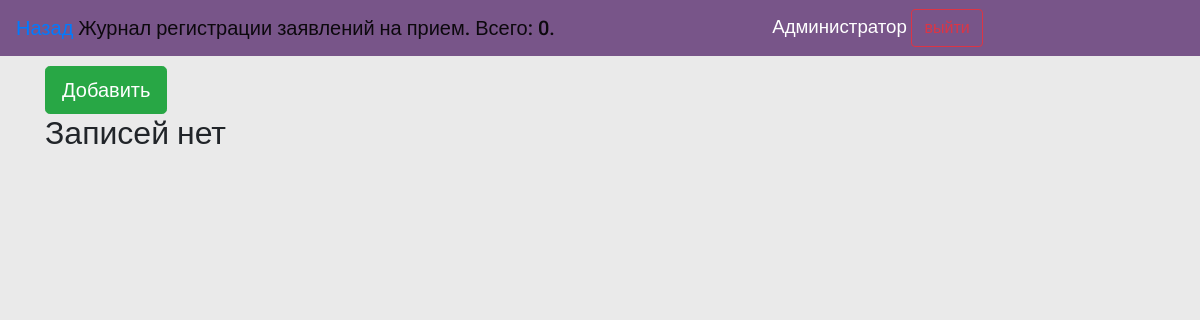
The app's page /journals/letters_of_invite/ (signed in), older data.
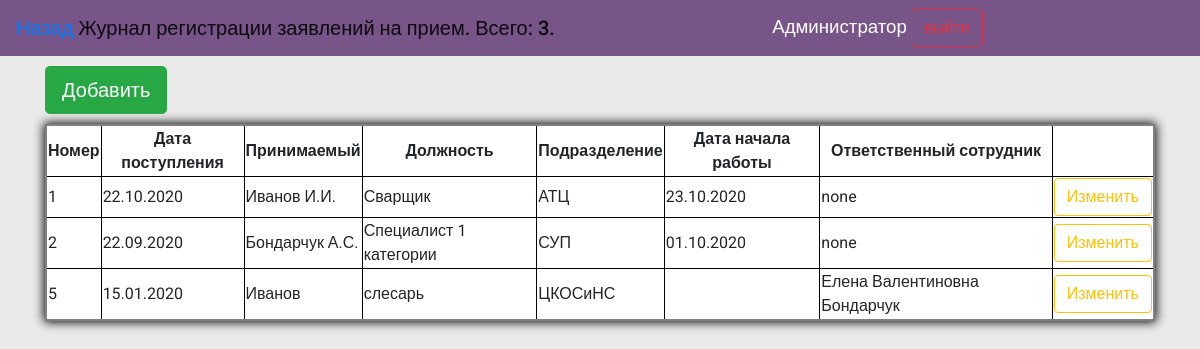
The same page, newer data.
### reg_jounals/models.py (models this page shows)
class LetterOfInvite(models.Model):
    loi_date = models.DateField(help_text="Введите дату поступления заявления", verbose_name="Дата поступления заявления", db_index=True)
    loi_employee = models.CharField(max_length=256, help_text="Введите ФИО принимаемого сотрудника", verbose_name="Принимаемый сотрудник")
    loi_position = models.CharField(max_length=256, help_text="Введите должность принимаемого сотрудника", verbose_name="Должность")
    loi_department = models.CharField(max_length=256, help_text="Введите подразделение принимаемого сотрудника", verbose_name="Подразделение")
    loi_dateOfInv = models.DateField(blank=True, null=True, help_text="Введите дату начала работы", verbose_name="Дата начала работы", db_index=True)
    loi_res_officer = models.CharField(blank=True, editable=False,  max_length=256, help_text="Сотрудник, который внес документ в систему ", verbose_name='Ответственный сотрудник')
    class Meta:
        ordering = ["id"]
        verbose_name = 'Заявление на прием'
        verbose_name_plural = 'Заявления на прием'

### reg_jounals/views.py (the view)
# urls.py: path('letters_of_invite/', views.letter_of_invite, name='invite'),
def letter_of_invite(request):
        if request.user.is_authenticated:
            letters = LetterOfInvite.objects.all()
            count = len(letters)
            return render(request, 'reg_jounals/letters_of_invite.html', context={'letters':letters, 'count':count})
        else:
            return render(request, 'reg_jounals/no_auth.html')

### reg_jounals/templates/reg_jounals/letters_of_invite.html (shortened to what this page needs)
{%extends "reg_jounals/index.html" %}
{%block header%}<a href="../">Назад</a> Журнал регистрации заявлений на прием. Всего: {{count}}.  {%endblock%}
{%block content%}
<a class="btn btn-success btn-lg m-bottom " href="{% url 'invite_add' %}">Добавить</a>
{% if letters %}
<table>
  <thead class="thead-dark">
  <tr class="tr-header">
    <th scope="col">Номер</th>
    <th scope="col">Дата поступления</th>
    <th scope="col">Принимаемый</th>
    <th scope="col">Должность</th>
    <th scope="col">Подразделение</th>
    <th scope="col">Дата начала работы</th>
    <th scope="col">Ответственный сотрудник</th>
    <th scope="col"></th>
  </tr>
  </thead>
  {%for let in letters%}
  <tr>
    <td>{{let.id}}</td>
    <td>{{let.loi_date|date:"d.m.Y"}}</td>
    <td>{{let.loi_employee}}</td>
    <td>{{let.loi_position}}</td>
    <td>{{let.loi_department}}</td>
    <td>{{let.loi_dateOfInv|date:"d.m.Y"}}</td>
    <td>{{let.loi_res_officer}}</td>
    <td><a class="btn btn-outline-warning" href="#">Изменить</a></td>
</tr>
  {%endfor%}
</table>
{%else%}
<h2>Записей нет</h2>
{%endif%}
{%endblock%}

### reg_jounals/templates/reg_jounals/index.html (shortened to what this page needs)
<!DOCTYPE html>
<html lang="en">
<head>
  {%load static%}
  <link rel="stylesheet" href="{% static 'css/style.css'%}">
  <link rel="stylesheet" href="https://cdn.jsdelivr.net/npm/bootstrap@4.5.3/dist/css/bootstrap.min.css">
</head>
<body>
  <header>
    <nav class="navbar navbar-light ">
    <span class="navbar-brand mb-0 h1">{%block header%}Журналы регистрации внутренней документации СУП{%endblock%}</span><span style="text-align: right; float: right;font-size: 14pt;"> {{ user.first_name }} <a class="btn btn-outline-danger" href="{% url 'logout'%}">выйти</a></span>
  </header>
<div class="container">
    {%block content%}{%endblock%}
  </div>
</body>
</html>

### reg_jounals/static/css/style.css (style rules this page uses)
* { font-family: 'Roboto', sans-serif; }
body { background: #eaeaea !important; }
.container { margin-top: 10px; }
.navbar { background-color: #785589 !important; color: white; }
table { border: solid 2px gray; background: white; box-shadow: 0 0 10px 1px black; margin-top: 10px; }
table th { text-align: center; }
table tr th, td { border-right: solid 1px black; border-bottom: solid 1px black; cursor: pointer; }
table tr th:last-child, td:last-child { border-right: none; }
table tr:last-child { border-bottom: none; }

Row changes from the older to the newer data that the page shows:
added LetterOfInvite: id "1", loi_date "22.10.2020", loi_employee "Иванов И.И.", loi_position "Сварщик", loi_department "АТЦ", loi_dateOfInv "23.10.2020", loi_res_officer "none"
added LetterOfInvite: id "2", loi_date "22.09.2020", loi_employee "Бондарчук А.С.", loi_position "Специалист 1 категории", loi_department "СУП", loi_dateOfInv "01.10.2020", loi_res_officer "none"
added LetterOfInvite: id "5", loi_date "15.01.2020", loi_employee "Иванов", loi_position "слесарь", loi_department "ЦКОСиНС", loi_res_officer "Елена Валентиновна Бондарчук"
Text that changed along with them:
{{ count }}: "0" → "3"
text no longer shown: "Записей нет"
text now shown: "Номер Дата поступления Принимаемый Должность Подразделение Дата начала работы Ответственный сотрудник"
